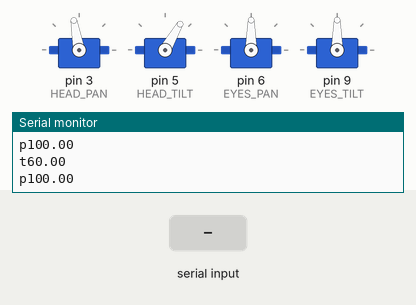
This sketch was run on a simulated Arduino Uno, built with avr-gcc and run on an emulated ATmega328P. On the bench: 4 × servo, the last lines printed to the serial monitor. The test bench sets the inputs (shaded band).

Above: at 1.2 s.
1.3 s: "90,45\n" received over Serial
At 4.1 s:
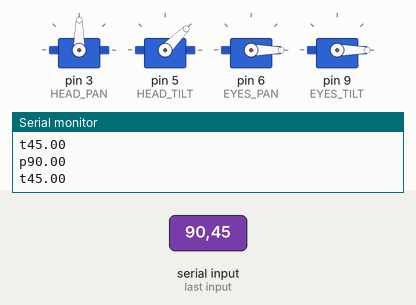
4.3 s: "30,150\n" received over Serial
At 7.1 s:
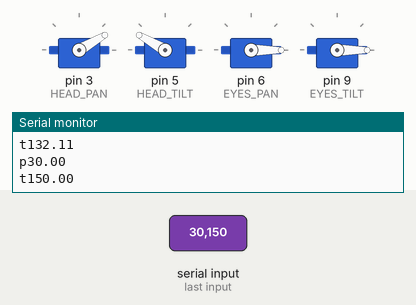
7.3 s: "0\n" received over Serial
At 8.27 s:
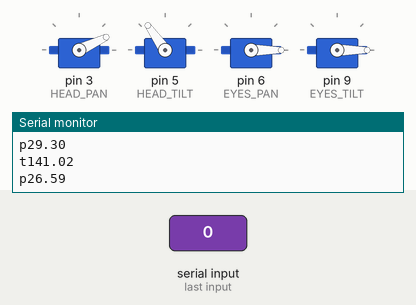
10.3 s: "90\n" received over Serial
At 12.6 s:
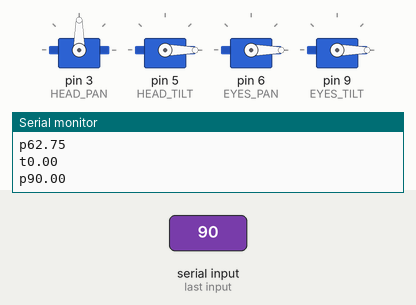
13.3 s: "200\n" received over Serial
At 16.1 s:
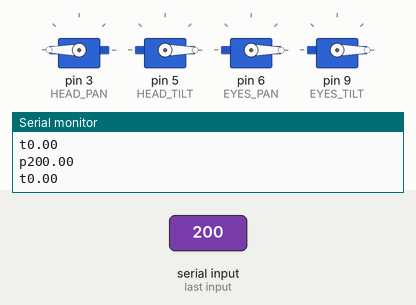
16.3 s: "90,45\n" received over Serial
At 17.69 s:
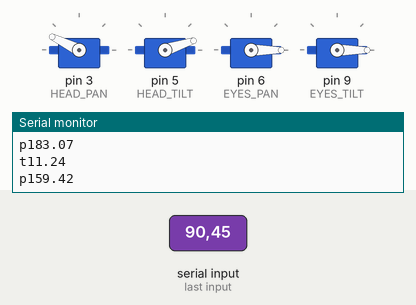
Timing chart, 0 to 20.3 s (numbered marks = the images above; inputs shaded):
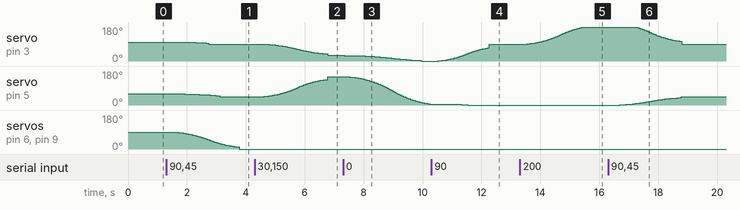

Measured:
- after the input at 1.3 s, servo on pin 3 (HEAD_PAN): moves from 100° to 90° over 1.3 s, starting after 0.12 s; servo on pin 5 (HEAD_TILT): moves from 60° to 45° over 1.7 s, starting after 0.12 s; servo on pin 6 (EYES_PAN), servo on pin 9 (EYES_TILT): moves from 90° to 0° over 2.4 s, starting after 0.12 s
- after the input at 4.3 s, servo on pin 3 (HEAD_PAN): moves from 90° to 30° over 2.3 s, starting after 0.15 s; servo on pin 5 (HEAD_TILT): moves from 45° to 150° over 2.2 s, starting after 0.32 s
- after the input at 7.3 s, servo on pin 3 (HEAD_PAN): moves from 30° to 0° over 2.6 s, starting after 0.05 s; servo on pin 5 (HEAD_TILT): moves from 150° to 4° over 2.9 s, starting after 0.05 s
- after the input at 10.3 s, servo on pin 3 (HEAD_PAN): moves from 0° to 90° over 1.7 s, starting after 0.23 s
- after the input at 13.3 s, servo on pin 3 (HEAD_PAN): moves from 90° to 180° over 1.9 s, starting after 0.25 s
- after the input at 16.3 s, servo on pin 3 (HEAD_PAN): moves from 180° to 90° over 1.5 s, starting after 0.96 s; servo on pin 5 (HEAD_TILT): moves from 0° to 45° over 2.1 s, starting after 0.40 s

The sketch:

head_com.ino
```cpp
#include <Servo.h>

#define HEAD_PAN  3
#define HEAD_TILT 5
#define EYES_PAN  6
#define EYES_TILT 9

#define HEAD_PAN_KEY  'p'
#define HEAD_TILT_KEY 't'
#define EYES_PAN_KEY  'e'
#define EYES_TILT_KEY 'f'

#define LED 13

#define RV_BUFFER_SIZE 12
#define NU_BUFFER_SIZE 4

#define V_MAX 1200.0 //deg par seconde
#define V_MIN 10 //deg par seconde
#define ACCEL 100.0 //deg par seconde^2

#define DELTA_T 16

Servo servo_hp;
Servo servo_ht;
Servo servo_ep;
Servo servo_et;

int i;
char rvbuf[RV_BUFFER_SIZE];
char numbuf[NU_BUFFER_SIZE];
int nb;
int lu;

int isReady = 1;
int etat = 0;
int frame = 0;

float pos[4];
float vitesse[4];
float consigne[4];

void setup()
{
  servo_hp.attach(HEAD_PAN);
  servo_ht.attach(HEAD_TILT);
  servo_ep.attach(EYES_PAN);
  servo_et.attach(EYES_TILT);

  Serial.begin(115200);
  Serial.setTimeout(50);

  nb = 0;
  lu = 0;
  for (i = 0; i < NU_BUFFER_SIZE; i++) numbuf[i] = '\0';
  for (i = 0; i < RV_BUFFER_SIZE; i++) rvbuf[i] = '\0';
  i = 0;

  vitesse[0] = 0;
  vitesse[1] = 0;
  vitesse[2] = 0;
  vitesse[3] = 0;

  pos[0] = 100;
  pos[1] = 60;
  pos[2] = 90;
  pos[3] = 90;

  consigne[0] = 100;
  consigne[1] = 60;
  consigne[2] = 90;
  consigne[3] = 90;
}

float distance(float vec[]) {
  float tot = 0;
  for (int k = 0; k < 4; k++) {
    tot += pow(vec[k], 4);
  }
  return pow(tot, 1.0 / 4.0);
}

void minus(float a[], float b[], float resultat[]) {
  for (int k = 0; k < 4; k++) {
    resultat[k] = a[k] - b[k];
  }
}

void calculAngle() {


  float chemin[4];
  minus(consigne, pos, chemin);
  float v = distance(chemin);
  float coef[4];
  for (int k = 0; k < 4; k++) {
    coef[k] = abs(chemin[k]) / v;
  }
  if (distance(chemin) < distance(vitesse) / (ACCEL * (DELTA_T / 1000.0))) {
    etat = 1;
    for (int k = 0; k < 4; k++) {
      if (vitesse[k] > V_MIN) {
        vitesse[k] -= coef[k] * ACCEL * (DELTA_T / 1000.0);
      } else {
        vitesse[k] = V_MIN;
        pos[k] = consigne[k];
      }
    }
  } else {
    if (distance(vitesse) < V_MAX) {
      for (int k = 0; k < 4; k++) {
        if(etat == 0){
          vitesse[k] += coef[k] * ACCEL * (DELTA_T / 1000.0);
        }else{
          vitesse[k] = V_MIN;
          pos[k] = consigne[k];
        }
      }
    }
  }

  for (int k = 0; k < 4; k++) {

    if (consigne[k] < pos[k]) {
      pos[k] -= vitesse[k] * (DELTA_T / 1000.0);
    }
    if (consigne[k] > pos[k]) {
      pos[k] += vitesse[k] * (DELTA_T / 1000.0);
    }

  }

}


void resetBuffer() {
  for (i = 0; i < RV_BUFFER_SIZE; i++) rvbuf[i] = '\0';
  nb = 0;
}

void lireCommande() {
  if (nb <= RV_BUFFER_SIZE) {
    for (int k = 0; k < 4; k++) {
      char angleBuffer[3];
      for (int i = 0; i < 3; i++) {
        angleBuffer[i] = rvbuf[3 * k + i];
      }
      consigne[k] = atoi(angleBuffer);
    }
    float difference[4];
    minus(consigne, pos, difference);
    float dist = distance(difference);
    vitesse[0] = 0;
    vitesse[1] = 0;
    vitesse[2] = 0;
    vitesse[3] = 0;
  } else {
    Serial.print("Commande trop longue ! ");
    Serial.print(nb);
    Serial.print("\n");
  }
  resetBuffer();
  etat = 0;
  isReady = 0;
}

void msg_fini() {
  Serial.print("f");
}

void loop()
{
  if ( Serial.available() )
  {
    lu = Serial.read();
    if (lu != '\n') {
      rvbuf[nb++] = lu;
    } else {
      lireCommande();
    }
  }

  calculAngle();

  servo_hp.write( int(pos[0]) );
  servo_ht.write( int(pos[1]) );
  servo_ep.write( int(pos[2]) );
  servo_et.write( int(pos[3]) );

  if (frame % 20 == 0) {
    Serial.print("p");
    Serial.print(pos[0]);
    Serial.print("\n");
  }
  if ((frame + 10) % 20 == 0) {
    Serial.print("t");
    Serial.print(pos[1]);
    Serial.print("\n");
  }
  frame++;
  delay(DELTA_T);

}
```
